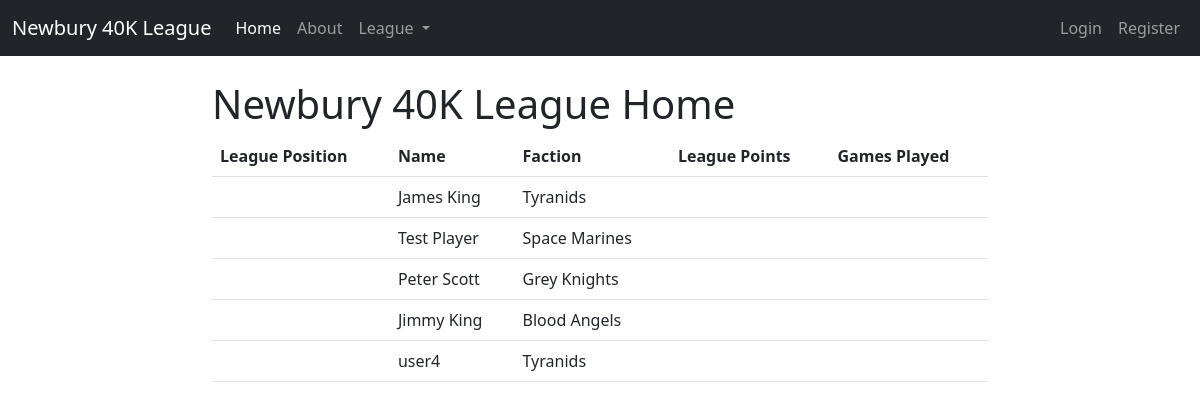
The app's page /, older data.
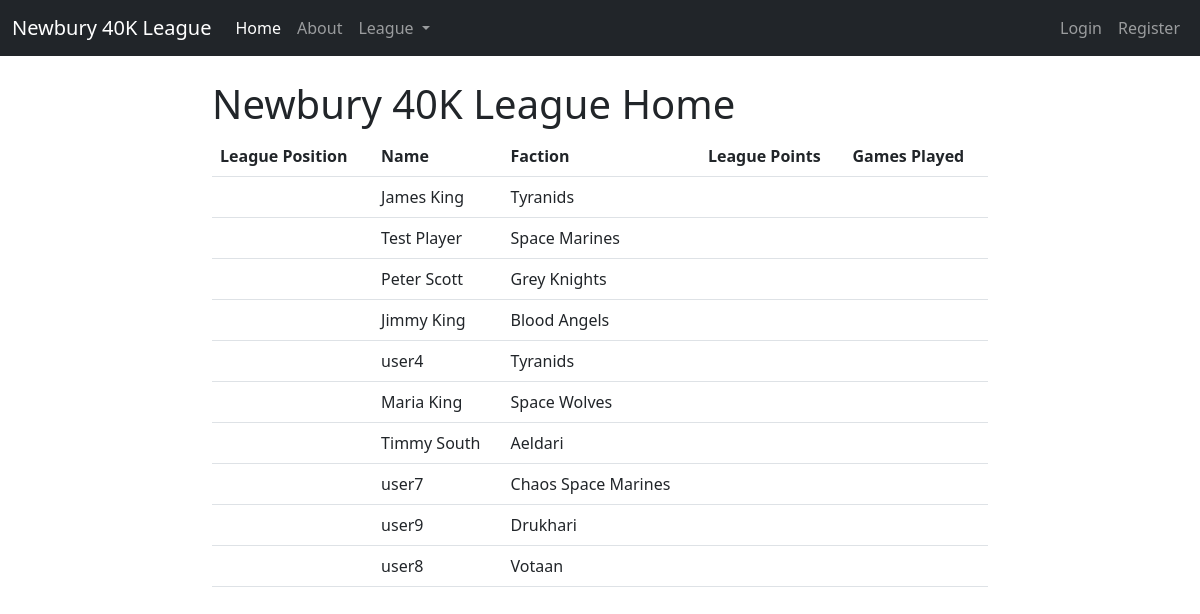
The same page, newer data.
### league/models.py (models this page shows, shortened)
class Player(models.Model):
    user_id = models.OneToOneField(User, on_delete=models.CASCADE)
    name = models.CharField(max_length=50)
    email = models.EmailField(max_length=100)
    faction = models.TextField()

### league/views.py (the view)
# urls.py: path('', views.PlayerListView.as_view(), name="home"),
class PlayerListView(ListView):
    model = models.Player
    template_name = 'league/home.html'
    context_object_name = 'players'

### league/templates/league/home.html
{% extends 'league/base.html' %}
{% block content %}
<h1>Newbury 40K League Home</h1>
    <table class="table">
        <thead>
          <tr>
            <th scope="col">League Position</th>
            <th scope="col">Name</th>
            <th scope="col">Faction</th>
            <th scope="col">League Points</th>
            <th scope="col">Games Played</th>
          </tr>
        </thead>
        {% for player in players %}
        <tbody>
          <tr>
            <th scope="row">{{ player.league_position }}</th>
            <td>{{ player.name }}</td>
            <td>{{ player.faction }}</td>
            <td>{{ player.league_points }}</td>
            <td>{{ player.games_played }}</td>
          </tr>
        </tbody>
        {% endfor %}
      </table>
{% endblock content %}

### league/templates/league/base.html (shortened to what this page needs)
<!DOCTYPE html>
<html lang="en">
<head>
    <link href="https://cdn.jsdelivr.net/npm/bootstrap@5.2.3/dist/css/bootstrap.min.css" rel="stylesheet"
>
</head>
<body>
    <nav class="navbar navbar-expand-lg navbar-dark bg-dark">
        <div class="container-fluid">
            <a class="navbar-brand" href="{% url 'home' %}">Newbury 40K League</a>
            <div class="collapse navbar-collapse" id="navbarSupportedContent">
                <ul class="navbar-nav me-auto mb-2 mb-lg-0">
                    <li class="nav-item">
                        <a class="nav-link active" aria-current="page" href="{% url 'home' %}">Home</a>
                    </li>
                    <li class="nav-item">
                        <a class="nav-link" href="{% url 'about' %}">About</a>
                    </li>
                    <li class="nav-item dropdown">
                        <a class="nav-link dropdown-toggle" href="#" role="button" data-bs-toggle="dropdown"
                            aria-expanded="false">
                            League
                        </a>
                    </li>
                </ul>
                <div class="navbar-nav">
                    {% if user.is_authenticated  %}
                    <li class="nav-item">
                        <form method="post" action="{% url 'user-logout' %}">
                            {% csrf_token %}
                            <button type="submit" class="nav-link"
                                style="background: none; border: none; cursor: pointer;">
                                Logout {{user.get_username}}
                            </button>
                        </form>
                    </li>
                    {% else %}
                    <a class="nav-item nav-link" href="{% url 'user-login' %}">Login</a>
                    <a class="nav-item nav-link" href="{% url 'user-registration' %}">Register</a>
                    {% endif %}
                </div>
            </div>
        </div>
    </nav>
    <div class="container col-8 mt-4">
        {% block content %}
        {% endblock content %}
    </div>
</body>
</html>

Row changes from the older to the newer data that the page shows:
added Player: name "Maria King", faction "Space Wolves"
added Player: name "Timmy South", faction "Aeldari"
added Player: name "user7", faction "Chaos Space Marines"
added Player: name "user9", faction "Drukhari"
added Player: name "user8", faction "Votaan"
